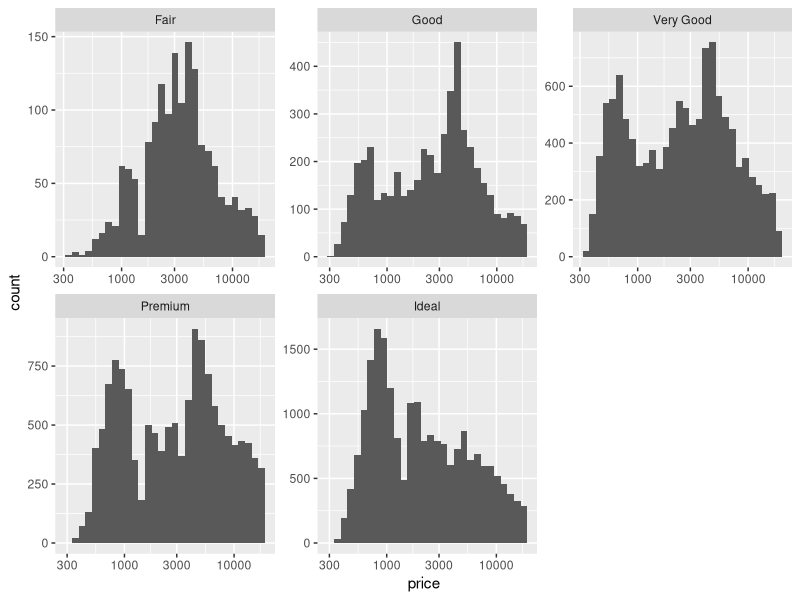

Write the R code that produced this figure. (Note: this script raises an error after producing the figure.)
## ---- chunk 1
knitr::opts_chunk$set(echo = TRUE)
library(ggplot2)
library(tidyverse)
data(diamonds)
## ---- chunk 2
summary(diamonds)
dim(diamonds)
nrow(diamonds)
ncol(diamonds)
str(diamonds)

## ---- chunk 3
CountNumericColumns <- function(df){
  x = 0
  for (i in 1:ncol(df)){
    if (is.numeric(df[[i]]))
      x=x+1
  }
  return(x)
}
CountFactorColumns <- function(df){
  x = 0
  for (i in 1:ncol(df)){
    if (is.factor(df[[i]])) x = x + 1
  }
  return(x)
}

## ---- chunk 4
CountNumericColumns(diamonds)
CountFactorColumns(diamonds)

str(diamonds)
diamonds$color %>% levels() %>% min()
## ---- chunk 5

Mode <- function(x) {
  ux <- unique(x)
  ux[which.max(tabulate(match(x, ux)))]
}
library(grid)

ggplot(diamonds, aes(price)) + geom_histogram() + 
  facet_wrap(~cut, scales = "free") +
  scale_x_continuous(trans = "log10")
  # scale_x_continuous(formatter = "log10")

  # annotation lines
  geom_vline(xintercept = mean(diamonds$price), color = "red") +
  annotate("text", x = mean(diamonds$price), y = 5555,
           label = paste("Mean:",round(mean(diamonds$price))), vjust = 1, angle = 90) +
  geom_vline(xintercept = median(diamonds$price), color = "blue") +
  annotate("text", x = median(diamonds$price), y = 5555,
           label = paste("Median:", median(diamonds$price)), vjust = 1, angle = 90) +
  geom_vline(xintercept = Mode(diamonds$price), color = "green") +
  annotate("text", x = Mode(diamonds$price), y = 2222,
           label = paste("Mode:", Mode(diamonds$price)), vjust = 1, angle = 90)

  
  # annotation axis ticks. not working well
  scale_x_continuous(breaks = round(c(pretty(diamonds$price, 4), mean(diamonds$price))))
  # annotation_custom(textGrob("xyz", gp = gpar(col = "red")), 
  #                   xmin = 30, xmax = 555, ymin = .25, ymax = 5)
  # scale_x_continuous(breaks = c(0, 5000, 10000, 3000))

ggplot(diamonds, aes(x = "all diamonds", y = price)) + geom_boxplot()
ggplot(diamonds, aes(x = color, y = price)) + geom_boxplot()
  
## ---- chunk 6
library(dplyr)

# counts
diamonds$price[diamonds$price < 500] %>% length()
diamonds$price[diamonds$price < 250] %>% length()
diamonds$price[diamonds$price >= 15000] %>% length()

# mode
Mode(diamonds$price)

# max per group
diamonds %>% select(cut, price) %>% group_by(cut) %>% 
  summarise(maxprice = max(price), minprice = min(price), medianprice = median(price)) %>%
  arrange(desc(maxprice))

# summary stats of one variable by another
by(diamonds$price, diamonds$cut, summary)
by(diamonds[,"price"], diamonds[,"cut"], summary)

